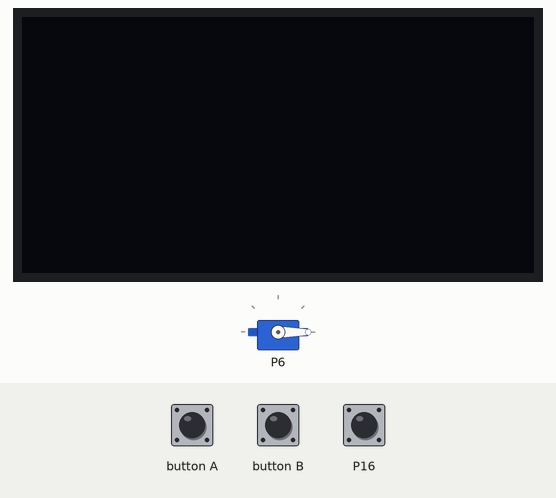
The program below on a simulated BBC micro:bit (MakeCode). Shown: 128×64 one-colour display, servo. The test bench sets the inputs (shaded band); at power-on: P16 HIGH.

Above: at 1.2 s.
1.3 s: button A pressed for 0.15 s
3.0 s: P16 pulled LOW for 1 s
At 4.8 s:
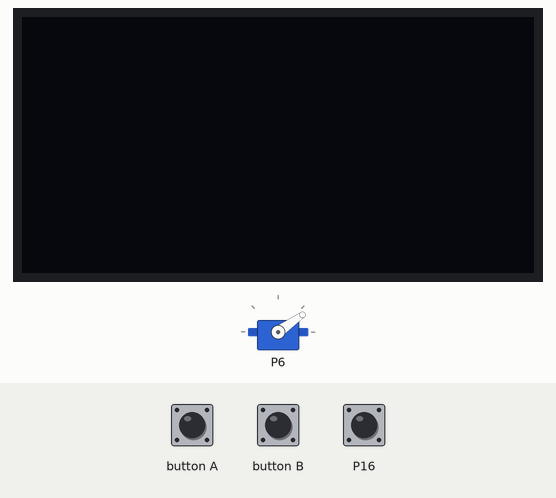
5.5 s: P16 pulled LOW for 0.15 s
At 6.6 s:
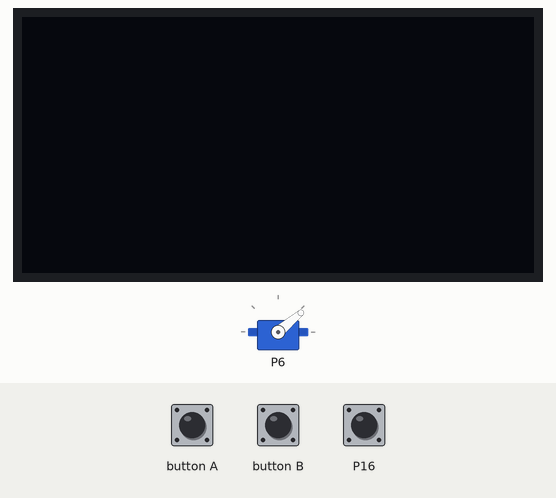
7.1 s: button A pressed for 0.15 s
At 7.26 s:
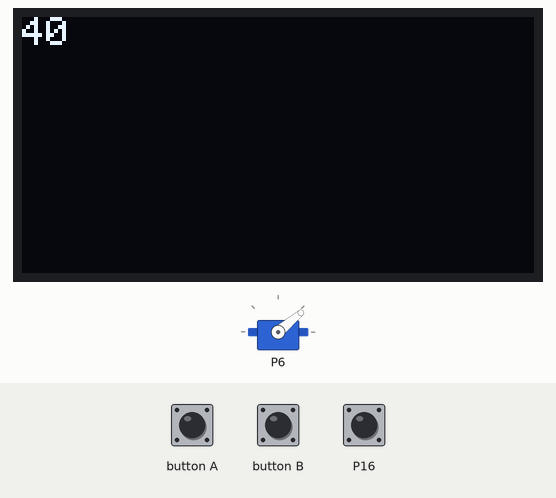
8.7 s: P16 pulled LOW for 3.2 s
At 12.3 s:
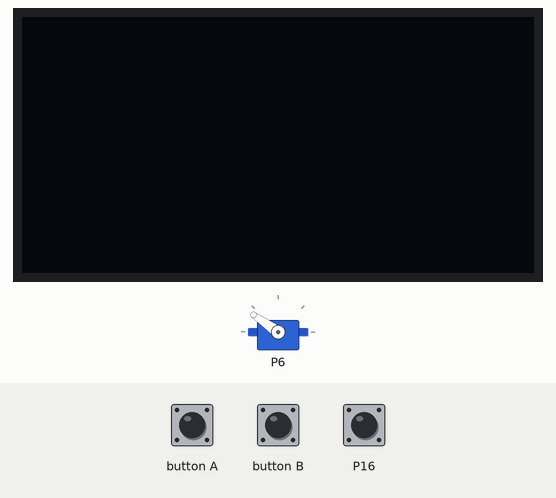
13.4 s: button A pressed for 0.15 s
At 13.56 s:
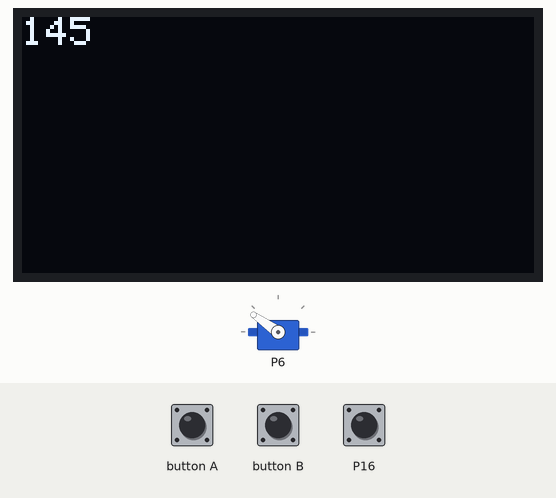
Timing chart, 0 to 16.1 s (numbered marks = the images above; inputs shaded):
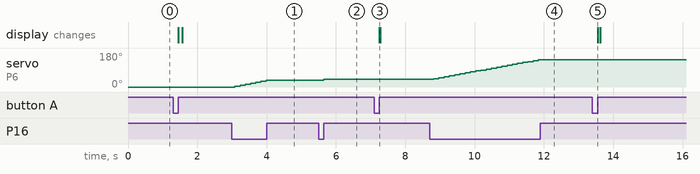

Measured:
- after the input at 3.0 s, servo on P6: moves from 0° to 35° over 0.91 s, starting after 0.08 s
- after the input at 5.5 s, servo on P6: 35° → 40° after 0.15 s
- after the input at 7.1 s, the display: changes after 0.15 s (image 3)
- after the input at 8.7 s, servo on P6: moves from 40° to 145° over 3.0 s, starting after 0.12 s
- after the input at 13.4 s, the display: changes after 0.15 s (image 5)

The program:

main.ts
```typescript
input.onButtonPressed(Button.A, function () {
    OLED.writeStringNewLine(convertToText(count))
})
input.onButtonPressed(Button.B, function () {
    pins.servoWritePin(AnalogPin.P6, 0)
    count = 0
})
let count = 0
OLED.init(128, 64)
pins.setPull(DigitalPin.P16, PinPullMode.PullUp)
basic.forever(function () {
    OLED.clear()
    if (pins.digitalReadPin(DigitalPin.P16) == 0) {
        count += 5
    }
    if (count == 180) {
        count = 0
        pins.servoWritePin(AnalogPin.P6, 0)
    }
    pins.servoWritePin(AnalogPin.P6, count)
    basic.pause(100)
})
```

test.ts
```typescript
// 테스트는 여기로 이동합니다; 이 패키지가 확장으로 사용될 때 컴파일되지 않을 것 입니다.
```
